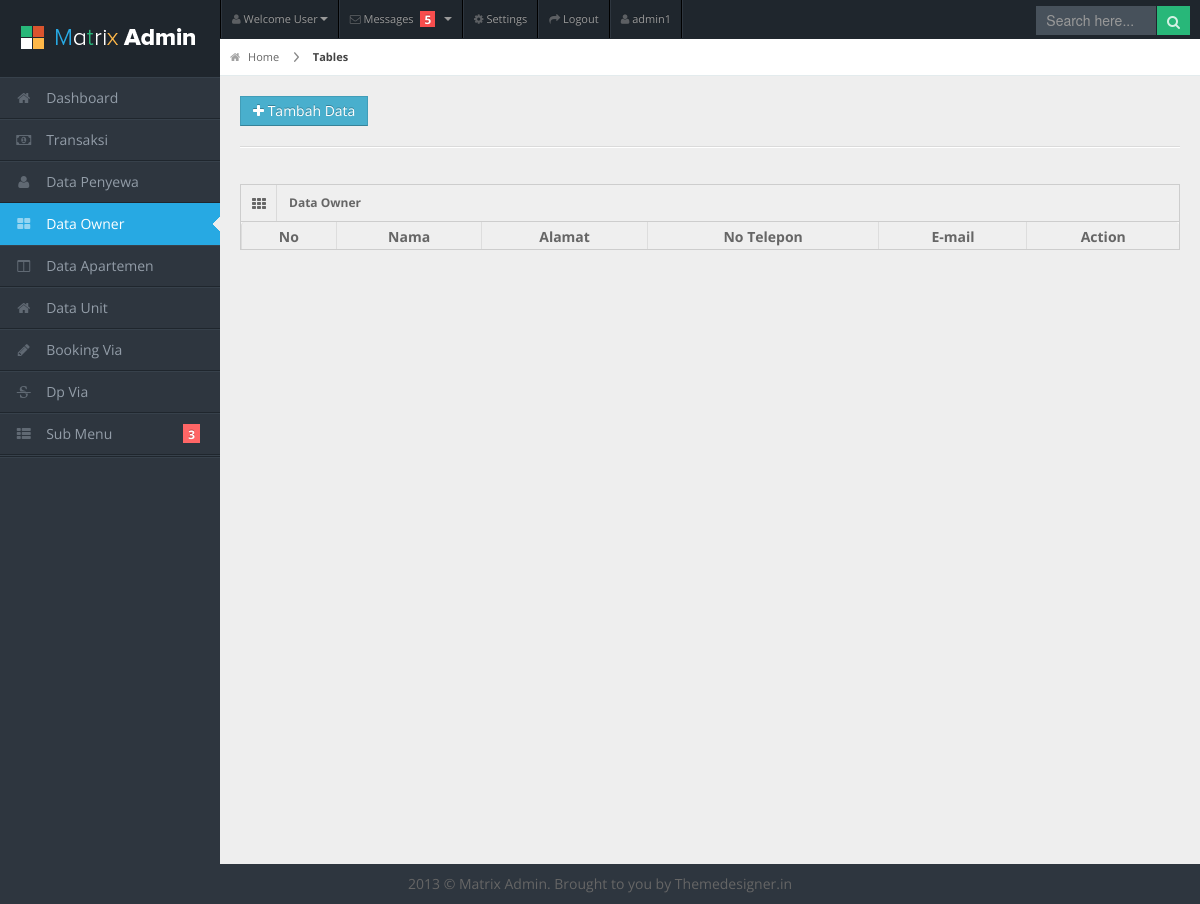
The page /owner.php (signed in) on the database as committed earlier.
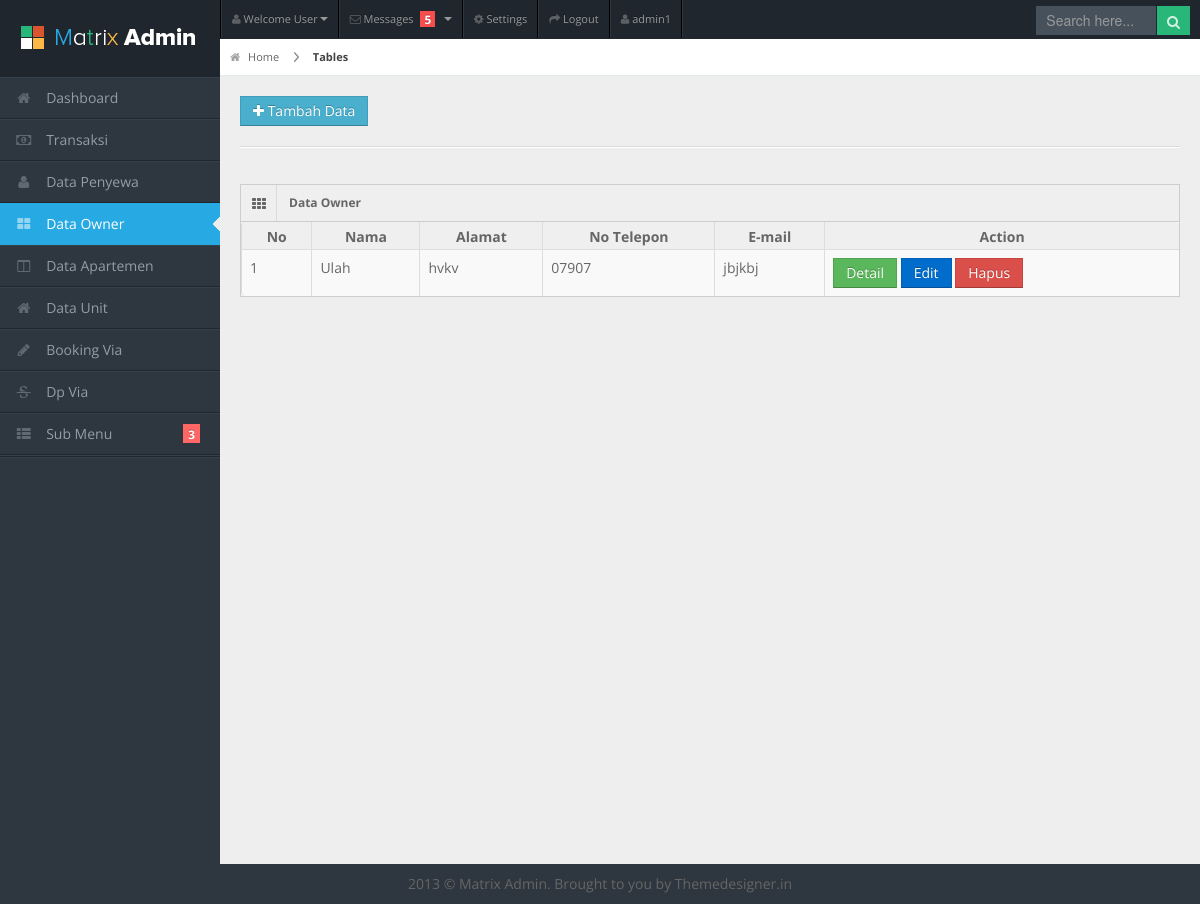
The same page on the database as committed later.
### tables this page shows
CREATE TABLE `tb_owner` (
  `kd_owner` int(4) NOT NULL,
  `nama` varchar(30) NOT NULL,
  `alamat` varchar(50) NOT NULL,
  `no_tlp` varchar(15) NOT NULL,
  `kd_bank` int(4) NOT NULL,
  `no_rek` varchar(20) NOT NULL,
  `tgl_gabung` date NOT NULL,
  `email` varchar(30) DEFAULT NULL,
  `jenis_kelamin` varchar(10) DEFAULT NULL
);

### proses/proses.php (called while the page is built, shortened)
<?php
class Proses{
  public function __construct(){
    $this->db = new PDO('mysql:host=localhost;dbname=db_keuangan_cozzal','root','');
  }
  public function showOwner(){
  $sql = "SELECT * from tb_owner
    INNER JOIN tb_bank ON tb_bank.kd_bank = tb_owner.kd_bank";
  $query = $this->db->query($sql);
  return $query;
  }
}
?>

### owner.php (shortened to what this page needs)
<?php
  include "template/head.php";
?>
<body>
<?php
  include "template/header.php";
  include "template/sidebar.php";
?>
<div id="content">
  <div id="content-header">
    <div id="breadcrumb"> <a href="#" title="Go to Home" class="tip-bottom"><i class="icon-home"></i> Home</a> <a href="#" class="current">Tables</a> </div>
    <a href="#popup-owner" data-toggle="modal" class="btn btn-info btn-add"><i class="icon-plus"></i> Tambah Data</a>
  </div>
  <div class="container-fluid">
    <hr>
    <div class="row-fluid">
      <div class="span12">
        <div class="widget-box">
          <div class="widget-title"> <span class="icon"><i class="icon-th"></i></span>
            <h5>Data Owner</h5>
          </div>
          <div class="widget-content nopadding">
            <table class="table table-bordered data-table">
              <thead>
                <tr>
                  <th>No</th>
                  <th>Nama</th>
				  <th>Alamat</th>
				  <th>No Telepon</th>
                  <th>E-mail</th>
				  <th>Action</th>
				</tr>
              </thead>
              <tbody>
                <?php
				  require("proses/proses.php");
				  $Proses = new Proses();
				  $i = 1;
				  $show = $Proses->showOwner();
				  while($data = $show->fetch(PDO::FETCH_OBJ)){
					echo "
					  <tr class=gradeC'>
						<td>$i</td>
					    <td>$data->nama</td>
						<td>$data->alamat</td>
						<td>$data->no_tlp</td>
						<td>$data->email</td>
						<td>
						  <a class='btn btn-success' href='owner.php?detail_owner=$data->kd_owner'>Detail</a>
						  <a class='btn btn-primary' href='edit.php?edit_owner=$data->kd_owner'>Edit</a>
						  <a class='btn btn-danger' href='proses/proses_delete.php?delete_owner=$data->kd_owner'>Hapus</a>
						</td>
					  </tr>"; $i++;
				  };
				?>
              </tbody>
            </table>
          </div>
        </div>
      </div>
    </div>
  </div>
</div>
<div class="row-fluid">
  <div id="footer" class="span12"> 2013 &copy; Matrix Admin. Brought to you by <a href="http://themedesigner.in">Themedesigner.in</a> </div>
</div>
</body>
</html>

Rows that differ between the two databases and show on the page:
added tb_owner: nama "Ulah", alamat "hvkv", no_tlp "07907", email "jbjkbj"
